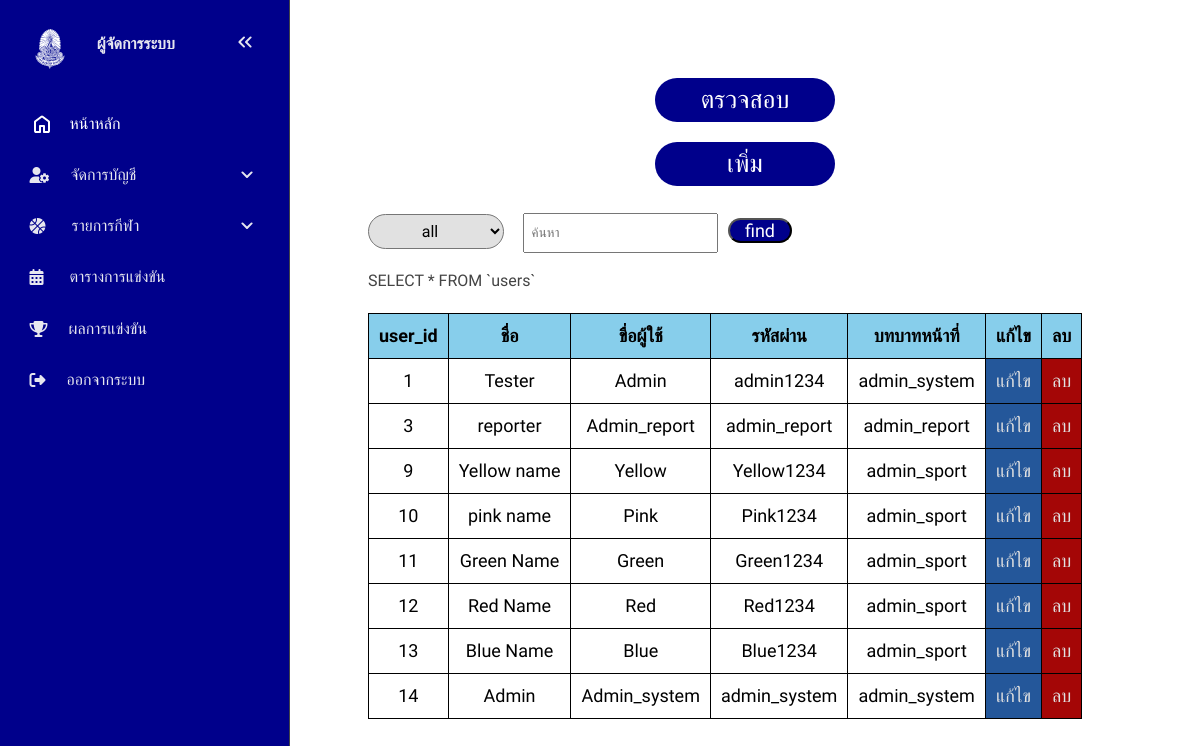
Page /admin_system.php?page=admin_system&sub_page=view (signed in) on the committed database.
### tables this page shows
CREATE TABLE `users` (
  `user_id` int(3) NOT NULL,
  `user_name` varchar(64) NOT NULL,
  `user_username` varchar(32) NOT NULL,
  `user_password` varchar(64) NOT NULL,
  `user_role` varchar(16) NOT NULL
);

### admin/view/view_admin_sys.php (the view, shortened to what this page needs)
<body>
    <form method="post" action="admin_system.php?page=admin_system&sub_page=view">
        <select class="select_box" name="filier">
            <option value="">all</option>
        </select>
        <input type="text" class="box_acc" name="search" placeholder="  ค้นหา">
        <input type="submit" name="find" value="find" class="btn_acc">
    </form>
    <?php
        $sql_find_users = "SELECT * FROM `users`";
        $value_find_role = "";
        $conjunction_sql = "";
        $value_find_id_or_name = "";
        $sql_search_user = $sql_find_users.$value_find_role.$conjunction_sql.$value_find_id_or_name;
        echo $sql_search_user;
        ?>
    <table style="margin-top: 20px; border-collapse: collapse; ">
        <tr>
            <th>user_id</th>
            <th>ชื่อ</th>
            <th>ขื่อผู้ใช้</th>
            <th>รหัสผ่าน</th>
            <th>บทบาทหน้าที่</th>
            <th>แก้ไข</th>
            <th>ลบ</th>
        </tr>
        <?php
            $result_find_users = mysqli_query($conn, $sql_search_user);
            if (mysqli_num_rows($result_find_users) > 0) {
            	while ($row_find_users = mysqli_fetch_assoc($result_find_users)) {
            		echo "<tr>
            				<td>".$row_find_users['user_id']."</td>
            				<td>".$row_find_users['user_name']."</td>
            				<td>".$row_find_users['user_username']."</td>
            				<td>".$row_find_users['user_password']."</td>
            				<td>".$row_find_users['user_role']."</td>
            				<td class=edit><a href=\"admin_system.php?page=admin_system&sub_page=edit&user_id=".$row_find_users['user_id']."\">แก้ไข</a></td>
            				<td class=del><a href=\"admin_system.php?page=admin_system&sub_page=delete&user_id=".$row_find_users['user_id']."\">ลบ</a></td>
            			</tr>";
            	}
            }else{
            	echo "no user found...";
            }
            ?>
    </table>
</body>

### element/styles_admin_old.css (style rules this page uses)
* { margin: 0; padding: 0; box-sizing: border-box; text-decoration: none; list-style: none; font-family: "Mitr", sans-serif; }
:root { --base-clr: #11121a; --line-clr: #42434a; --hover-clr: #222533; --text-clr: #e6e6ef; --accent-clr: #5e63ff; --secondary-text-clr: #b0b3c1; }
body { min-height: 100vh; min-height: 100dvh; color: #444444; display: grid; grid-template-columns: auto 1fr ; line-height: 1.5rem; height: -webkit-fill-available; }
.btn_acc { background-color: darkblue; padding-left: 15px; padding-right: 15px; color: white; font-size: 18px; border-radius: 30px; transition: 0.4s ease; }
.box_acc { height: 40px; margin-left: 15px; margin-right:6px; }

### element/styles_admin_sport.css (style rules this page uses)
* { margin: 0; padding: 0; box-sizing: border-box; text-decoration: none; list-style: none; font-family: "Mitr", sans-serif; }
.table_all, th, td { border: 1px solid black; border-collapse: collapse; padding: 10px; }
tr { background-color: skyblue; color: black; font-size: 18px; cursor: pointer; }
td { background-color: white; text-align: center; transition: 0.3s ease; cursor: pointer; }
.edit { background-color: rgb(36, 87, 154); cursor: pointer; }
.del { background-color: rgb(164, 6, 6); }
.edit a { color: #e1e1e1; }
.del a { color: #e1e1e1; }
.select_box { background-color: #e1e1e1; height: 35px; font-size: 16px; border-radius: 30px; margin-top: 8px; padding: 5px; text-align: center; margin-bottom: 20px; }

### rows in the picture
users: user_id "1", user_name "Tester", user_username "Admin", user_password "admin1234", user_role "admin_system"
users: user_id "3", user_name "reporter", user_username "Admin_report", user_password "admin_report", user_role "admin_report"
users: user_id "9", user_name "Yellow name", user_username "Yellow", user_password "Yellow1234", user_role "admin_sport"
users: user_id "10", user_name "pink name", user_username "Pink", user_password "Pink1234", user_role "admin_sport"
users: user_id "11", user_name "Green Name", user_username "Green", user_password "Green1234", user_role "admin_sport"
users: user_id "12", user_name "Red Name", user_username "Red", user_password "Red1234", user_role "admin_sport"
users: user_id "13", user_name "Blue Name", user_username "Blue", user_password "Blue1234", user_role "admin_sport"
users: user_id "14", user_name "Admin", user_username "Admin_system", user_password "admin_system", user_role "admin_system"

### other values in the picture
$sql_search_user "SELECT * FROM `users`"
